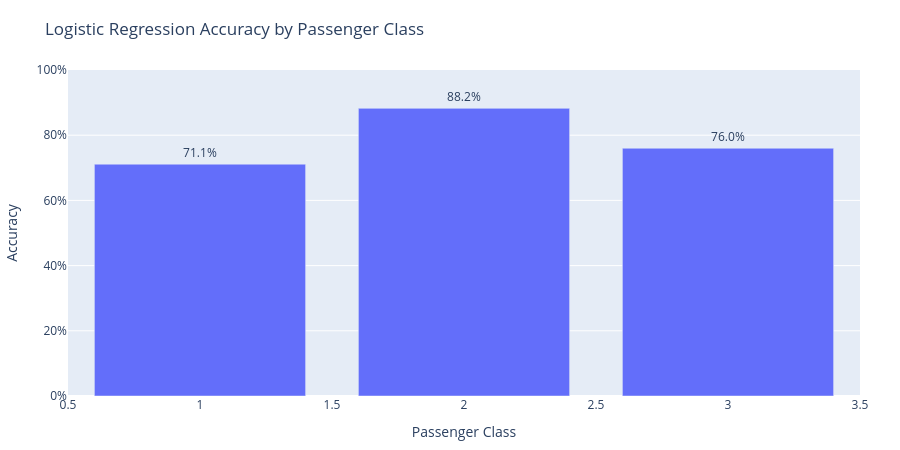

The code cell stored with this chart in its notebook:
### Markdown cell above
**Accuracy by passenger class**

### Code cell
fig = px.bar(
    lr_acc_pclass,
    x="Pclass",
    y="Accuracy",
    text="AccuracyPct",
    title="Logistic Regression Accuracy by Passenger Class",
    custom_data=["n"]
)

fig.update_traces(
    texttemplate="%{text:.1f}%",
    textposition="outside",
    hovertemplate=(
        "<b>Class %{x}</b><br>"
        "Accuracy: %{y:.1%}<br>"
        "n: %{customdata[0]}<extra></extra>"
    )
)

fig.update_layout(
    yaxis=dict(title="Accuracy", tickformat=".0%", range=[0, 1]),
    xaxis_title="Passenger Class",
    height=450,
    margin=dict(t=70, r=40, b=50, l=60)
)

fig.show()

### Figure 1 — Plotly figure (JSON) as saved in the notebook; plotly's stock layout.template omitted (floating-point values rounded to 4 significant figures)
{"data": [{"customdata": [[45], [34], [100]], "hovertemplate": "<b>Class %{x}</b><br>Accuracy: %{y:.1%}<br>n: %{customdata[0]}<extra></extra>", "legendgroup": "", "marker": {"color": "#636efa", "pattern": {"shape": ""}}, "name": "", "orientation": "v", "showlegend": false, "text": [71.1, 88.2, 76.0], "textposition": "outside", "texttemplate": "%{text:.1f}%", "type": "bar", "x": [1, 2, 3], "xaxis": "x", "y": [0.7111, 0.8824, 0.76], "yaxis": "y"}], "layout": {"barmode": "relative", "height": 450, "legend": {"tracegroupgap": 0}, "margin": {"b": 50, "l": 60, "r": 40, "t": 70}, "title": {"text": "Logistic Regression Accuracy by Passenger Class"}, "xaxis": {"anchor": "y", "domain": [0, 1], "title": {"text": "Passenger Class"}}, "yaxis": {"anchor": "x", "domain": [0, 1], "range": [0, 1], "tickformat": ".0%", "title": {"text": "Accuracy"}}}}
